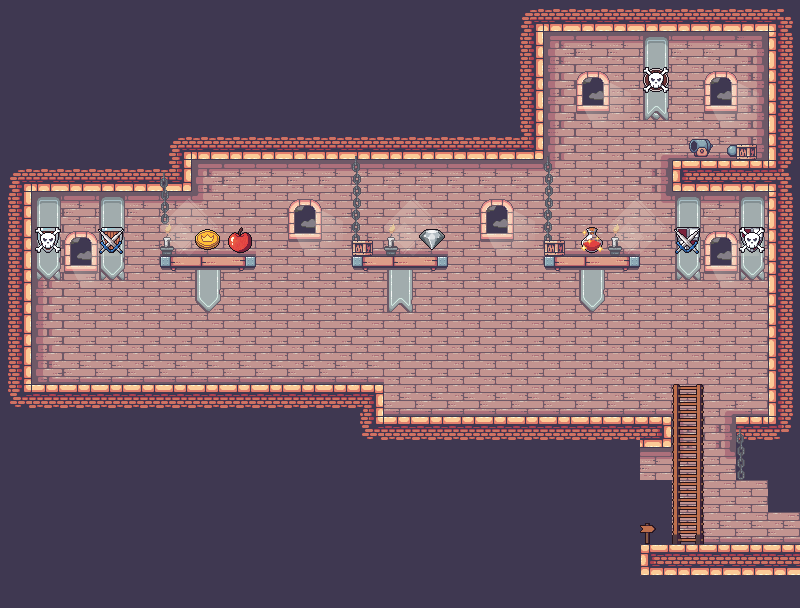

Rendered tile map (Tiled .tmx) drawn with the repository's tilesets; below, a short description and the map source with its tile grids summarised:
An orthogonal 25x19 tile map with 32x32 px tiles, 7 tile layers (Capa de patrones 7, Wall, Laders, deco, ...), 1 hidden layer not drawn, 18 tilesets and 17 objects.

<map version="1.2" tiledversion="1.3.5" orientation="orthogonal" renderorder="right-down" width="25" height="19" tilewidth="32" tileheight="32" infinite="0" nextlayerid="12" nextobjectid="21">
 <editorsettings>
  <export target="../../../ParcialFinal/Assets/Levels/Final Boss/FinalBossA.json" format="json" />
 </editorsettings>
 <tileset firstgid="1" source="../Level2/Puerta.tsx" />
 <tileset firstgid="2" source="Terrain (32x32).tsx" />
 <tileset firstgid="249" source="Ventana.tsx" />
 <tileset firstgid="250" source="Decorations (32x32).tsx" />
 <tileset firstgid="292" source="3.tsx" />
 <tileset firstgid="293" source="2.tsx" />
 <tileset firstgid="294" source="1.tsx" />
 <tileset firstgid="295" source="fence.tsx" />
 <tileset firstgid="296" source="chain.tsx" />
 <tileset firstgid="297" source="smallchain.tsx" />
 <tileset firstgid="298" source="candle.tsx" />
 <tileset firstgid="299" source="light.tsx" />
 <tileset firstgid="300" source="#1 - Transparent Icons.tsx" />
 <tileset firstgid="732" source="Idle.tsx" />
 <tileset firstgid="733" source="Cannon Ball.tsx" />
 <tileset firstgid="734" source="Idleb.tsx" />
 <tileset firstgid="735" source="Table.tsx" />
 <tileset firstgid="736" source="Chair.tsx" />
 <layer id="10" name="Capa de patrones 7" width="25" height="19">
  <data>[475 cells, 7 non-empty, 1 distinct tile ids]</data>
 </layer>
 <layer id="1" name="Wall" width="25" height="19">
  <data>[475 cells, 475 non-empty, 30 distinct tile ids]</data>
 </layer>
 <layer id="2" name="Laders" width="25" height="19">
  <data>[475 cells, 19 non-empty, 9 distinct tile ids]</data>
 </layer>
 <layer id="3" name="deco" width="25" height="19">
  <data>[475 cells, 0 non-empty, 0 distinct tile ids]</data>
 </layer>
 <layer id="11" name="Door" width="25" height="19" visible="0">
  <data>[475 cells, 1 non-empty, 1 distinct tile ids]</data>
 </layer>
 <layer id="4" name="Decorations1" width="25" height="19">
  <data>[475 cells, 23 non-empty, 8 distinct tile ids]</data>
 </layer>
 <layer id="5" name="Decorations2" width="25" height="19">
  <data>[475 cells, 17 non-empty, 8 distinct tile ids]</data>
 </layer>
 <layer id="6" name="Decorations3" width="25" height="19">
  <data>[475 cells, 19 non-empty, 11 distinct tile ids]</data>
 </layer>
 <objectgroup id="7" name="Wall Collisions" visible="0">
  <object id="1" x="190.896" y="127.507" width="352.647" height="32.0588" />
  <object id="2" x="5.10027" y="127.507" width="186.524" height="62.6605" />
  <object id="3" x="0" y="190.167" width="29.873" height="224.412" />
  <object id="4" x="29.873" y="382.52" width="353.376" height="33.5161" />
  <object id="5" x="355.562" y="416.036" width="314.031" height="31.3302" />
  <object id="6" x="736.625" y="413.851" width="62.6605" height="35.7019" />
  <object id="7" x="769.412" y="191.624" width="32.0588" height="222.226" />
  <object id="8" x="671.779" y="160.294" width="128.235" height="29.873" />
  <object id="9" x="768.684" y="0.72861" width="33.5161" height="158.837" />
  <object id="10" x="512.213" y="0.72861" width="31.3302" height="126.778" />
  <object id="11" x="543.543" y="0" width="227.326" height="29.873" />
  <object id="12" x="641.177" y="543.543" width="165.395" height="32.7875" />
  <object id="13" x="158.837" y="256.471" width="96.9052" height="10.9292" />
  <object id="14" x="351.919" y="255.014" width="94.7193" height="12.3864" />
  <object id="15" x="545" y="254.285" width="95.4479" height="13.115" />
 </objectgroup>
 <objectgroup id="8" name="ladder" visible="0">
  <object id="16" x="671.05" y="383.978" width="32.0588" height="158.837" />
 </objectgroup>
 <objectgroup id="9" name="door" visible="0">
  <object id="17" x="479.426" y="359.205" width="47.3597" height="57.5602" />
 </objectgroup>
</map>
